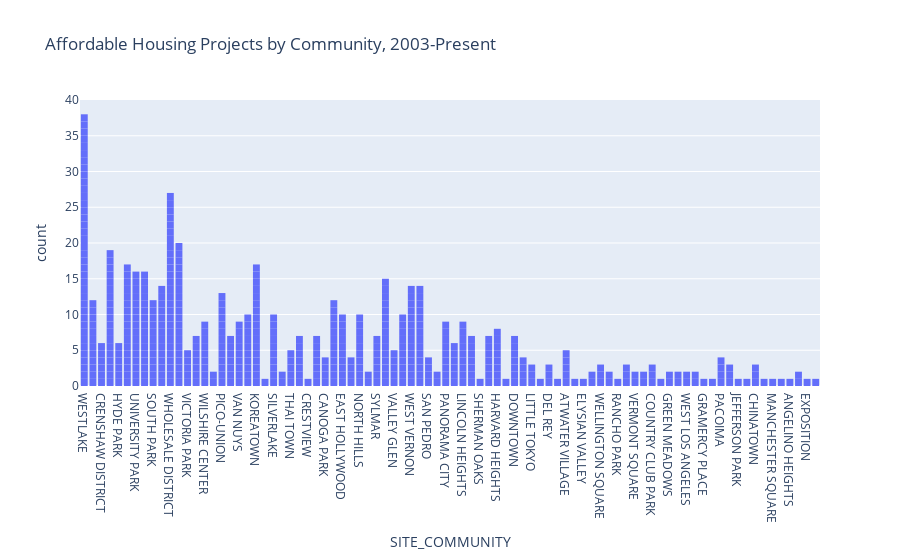

Notebook code for this chart:
### Code cell
# Updating to remove white lines 
fig.update_traces(marker_line_width=0)

### Figure 1 — Plotly figure (JSON) as saved in the notebook; plotly's stock layout.template omitted (floating-point values rounded to 4 significant figures; data arrays with more than 128 entries replaced by an {"elided": "..."} marker saying what was removed)
{"data": [{"alignmentgroup": "True", "hovertemplate": "SITE_COMMUNITY=%{x}<br>count=%{y}<extra></extra>", "legendgroup": "", "marker": {"color": "#636efa", "line": {"width": 0}, "pattern": {"shape": ""}}, "name": "", "offsetgroup": "", "orientation": "v", "showlegend": false, "textposition": "auto", "type": "bar", "x": {"elided": "558 str values"}, "xaxis": "x", "y": {"elided": "558 int values"}, "yaxis": "y"}], "layout": {"autosize": true, "barmode": "relative", "legend": {"tracegroupgap": 0}, "title": {"text": "Affordable Housing Projects by Community, 2003-Present"}, "xaxis": {"anchor": "y", "autorange": true, "domain": [0, 1], "range": [-0.5, 85.5], "title": {"text": "SITE_COMMUNITY"}, "type": "category"}, "yaxis": {"anchor": "x", "autorange": true, "domain": [0, 1], "range": [0, 40], "title": {"text": "count"}, "type": "linear"}}}
